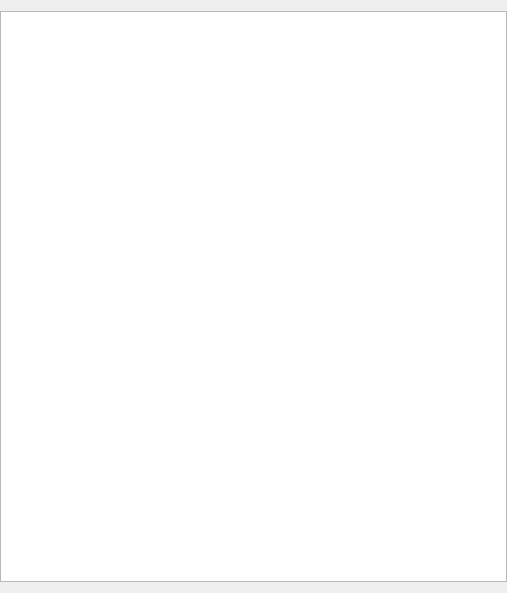
<?xml version="1.0" encoding="UTF-8"?>
<ui version="4.0">
 <class>DownloadManager</class>
 <widget class="QWidget" name="DownloadManager">
  <property name="geometry">
   <rect>
    <x>0</x>
    <y>0</y>
    <width>507</width>
    <height>593</height>
   </rect>
  </property>
  <property name="windowTitle">
   <string>Downloads</string>
  </property>
  <layout class="QGridLayout" name="gridLayout">
   <property name="leftMargin">
    <number>0</number>
   </property>
   <property name="rightMargin">
    <number>0</number>
   </property>
   <item row="0" column="0">
    <widget class="QListView" name="listView">
     <property name="editTriggers">
      <set>QAbstractItemView::NoEditTriggers</set>
     </property>
    </widget>
   </item>
  </layout>
 </widget>
 <resources/>
 <connections/>
</ui>
